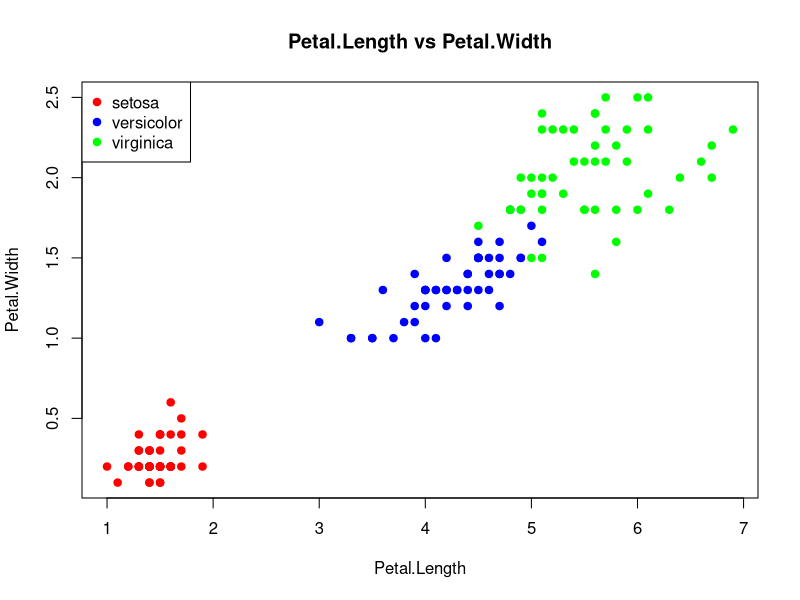
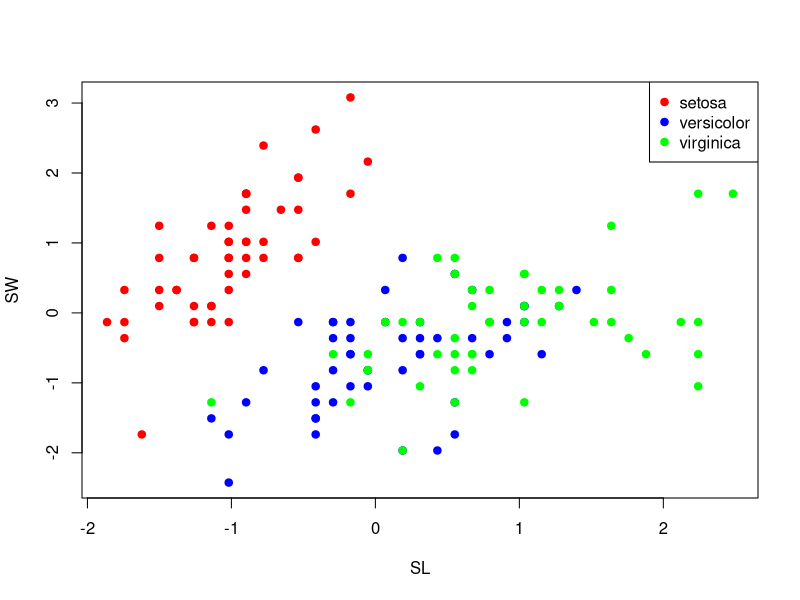
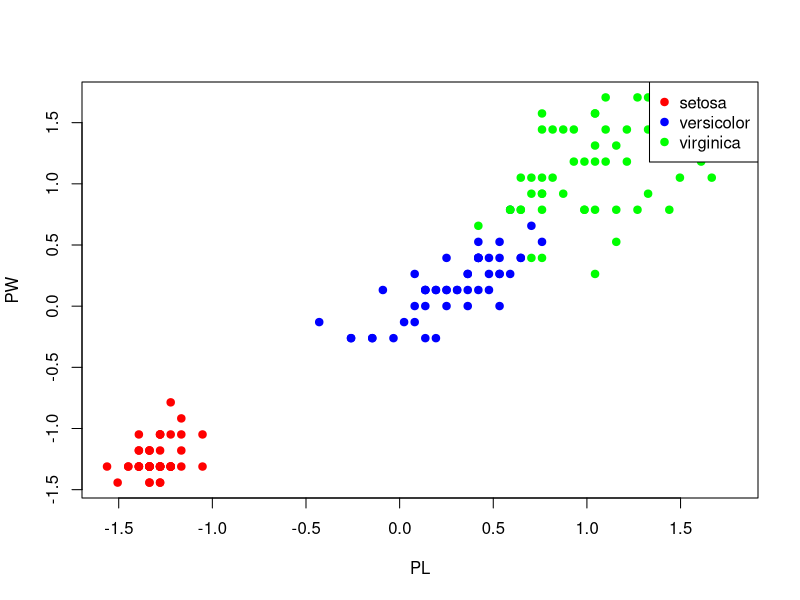
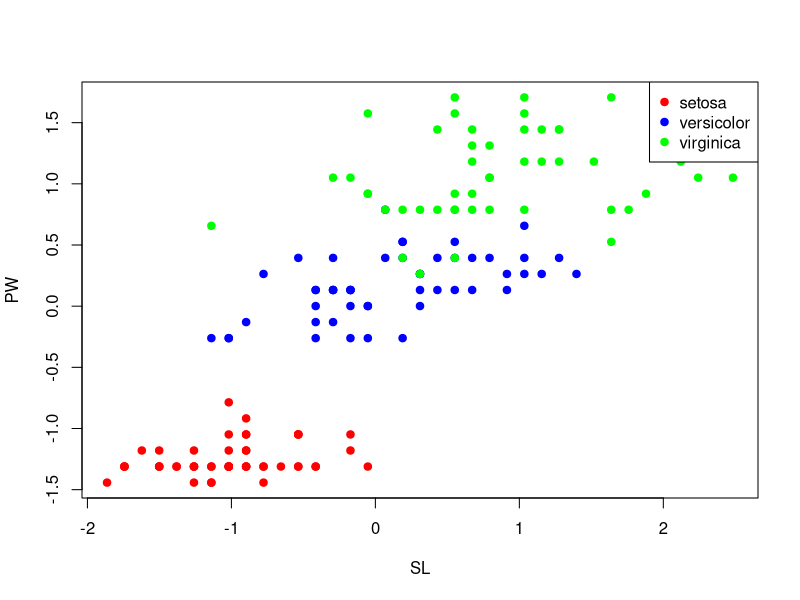
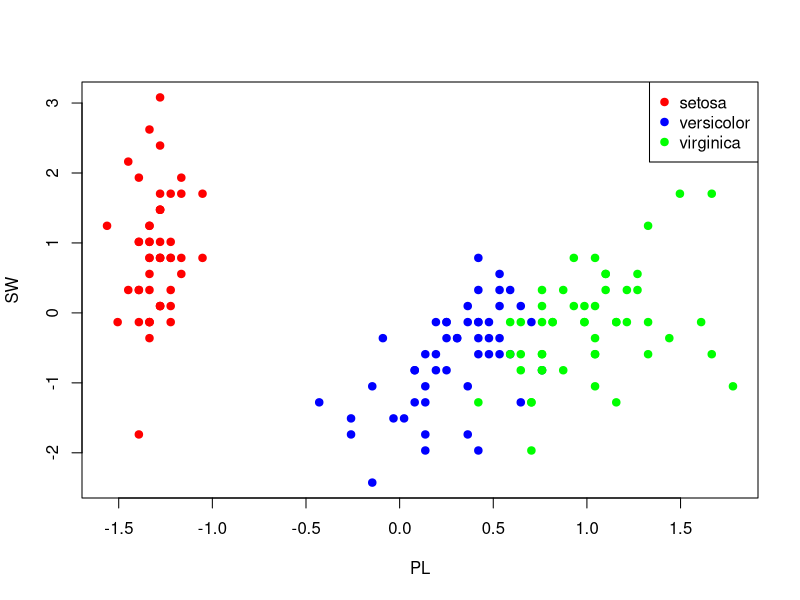
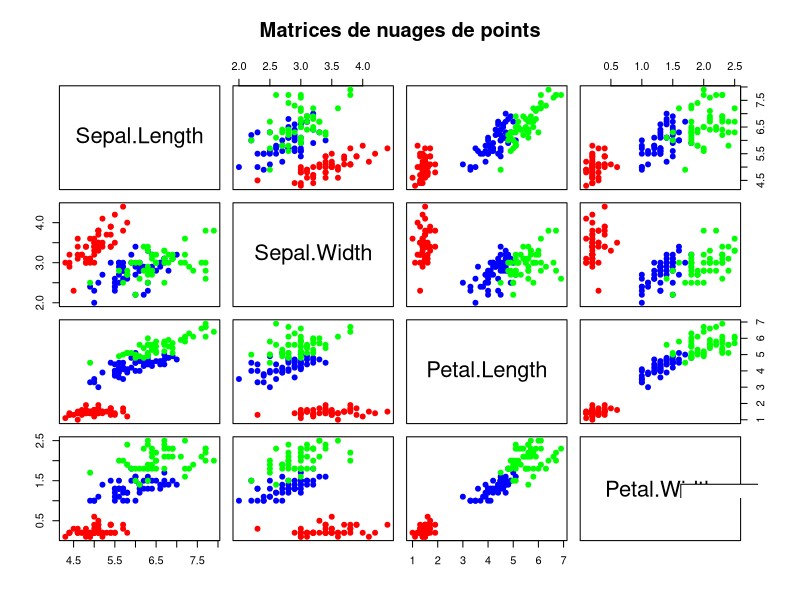
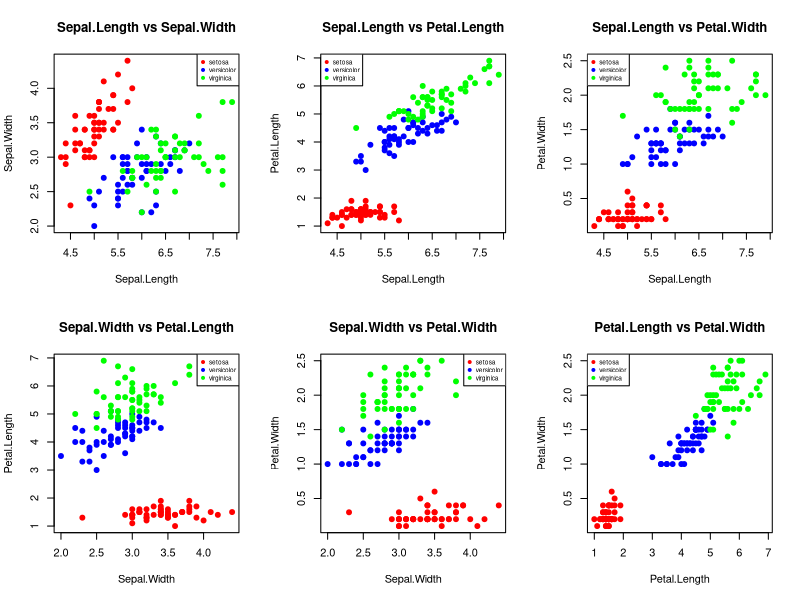

Recreate these plots in R, in order.
data(iris)

# 1. Quelle est la nature de iris ? (matrix, vector, data.frame....)
cat("Iris est une matrice ?", is.matrix(iris), "\n")
cat("Iris est un vecteur ?", is.vector(iris), "\n")
cat("Iris est une data frame ?", is.data.frame(iris), "\n")

# 2. Les données. Combien d'individus ? de variables ? Pour chacune des variables donner
# leur nature (quantitative, qualitative, ...).

# Nombre d'individus et de variables
cat("Nombre d'individus:", nrow(iris), "\n")
cat("Nombre de variables:", ncol(iris), "\n\n")

# Nature de chaque variable
cat("Nature de chaque variable:\n")
for (i in 1:ncol(iris)) {
  var_name <- names(iris)[i]
  var_type <- if (is.factor(iris[, i])) {
    "qualitative nominale"
  } else if (is.numeric(iris[, i])) {
    "quantitative continue"
  } else {
    "autre"
  }

  cat("- ", var_name, ": ", var_type, "\n", sep="")
}

# 3. Calculer pour chaque variable lorsque cela a un sens, la moyenne et la variance
# empirique. Même question en divisant la population selon le niveau de la variable
# Species.

# Calculer la moyenne et la variance pour chaque variable numérique
cat("Statistiques pour toutes les données:\n")
for (i in 1:4) {  # Les 4 premières variables sont numériques
  var_name <- names(iris)[i]
  var_mean <- mean(iris[, i])
  var_var <- var(iris[, i])

  cat("- ", var_name, ":\n", sep="")
  cat("  Moyenne: ", round(var_mean, 2), "\n", sep="")
  cat("  Variance: ", round(var_var, 2), "\n", sep="")
}

# Calculer la moyenne et la variance par niveau de Species
cat("\nStatistiques par espèce:\n")
species_levels <- levels(iris$Species)

for (species in species_levels) {
  cat("\nEspèce: ", species, "\n", sep="")

  # Filtrer les données pour l'espèce actuelle
  species_data <- iris[iris$Species == species, ]

  for (i in 1:4) {  # Les 4 premières variables sont numériques
    var_name <- names(iris)[i]
    var_mean <- mean(species_data[, i])
    var_var <- var(species_data[, i])

    cat("- ", var_name, ":\n", sep="")
    cat("  Moyenne: ", round(var_mean, 2), "\n", sep="")
    cat("  Variance: ", round(var_var, 2), "\n", sep="")
  }
}

# 4. On s'intéresse au 4 premières variables. Standardiser les données (retirer la moyenne
# et diviser par l'écart-type).

# Standardisation des variables
SL <- (iris$Sepal.Length-mean(iris$Sepal.Length))/sd(iris$Sepal.Length)
SW <- (iris$Sepal.Width-mean(iris$Sepal.Width))/sd(iris$Sepal.Width)
PL <- (iris$Petal.Length-mean(iris$Petal.Length))/sd(iris$Petal.Length)
PW <- (iris$Petal.Width-mean(iris$Petal.Width))/sd(iris$Petal.Width)

# Afficher un résumé des données standardisées
cat("Résumé des données standardisées:\n")
iris_standardized <- data.frame(Sepal.Length=SL, Sepal.Width=SW, Petal.Length=PL, Petal.Width=PW)
print(summary(iris_standardized))

# Vérifier que la moyenne est proche de 0 et l'écart-type est proche de 1
cat("\nVérification des moyennes (doivent être proches de 0):\n")
for (i in 1:4) {
  var_name <- names(iris_standardized)[i]
  var_mean <- mean(iris_standardized[, i])
  cat("- ", var_name, ": ", round(var_mean, 4), "\n", sep="")
}

cat("\nVérification des écarts-types (doivent être proches de 1):\n")
for (i in 1:4) {
  var_name <- names(iris_standardized)[i]
  var_sd <- sd(iris_standardized[, i])
  cat("- ", var_name, ": ", round(var_sd, 4), "\n", sep="")
}

# 5. Tracer le graphique variable Petal.Length versus Petal.Width en utilisant des couleurs
# différentes selon le niveau de la variable Species. Essayer tous les "croisements"
# possibles et commentez ces graphiques.

# Définir une palette de couleurs distincte
iris_colors <- c("red", "blue", "green")

# 1. Graphique Petal.Length vs Petal.Width
plot(iris$Petal.Length, iris$Petal.Width,
     main="Petal.Length vs Petal.Width",
     xlab="Petal.Length",
     ylab="Petal.Width",
     pch=19,
     col=iris_colors[as.numeric(iris$Species)])

# Ajouter une légende
legend("topleft",
       legend=levels(iris$Species),
       col=iris_colors,
       pch=19)

plot(SL,SW,col=iris_colors[as.numeric(iris$Species)], pch=19)
legend(
    "topright",
    legend=levels(iris$Species),
    col=iris_colors,
    pch=19
)

plot(PL,PW,col=iris_colors[as.numeric(iris$Species)], pch=19)
legend(
  "topright",
  legend=levels(iris$Species),
  col=iris_colors,
  pch=19
)

plot(SL,PW,col=iris_colors[as.numeric(iris$Species)], pch=19)
legend(
  "topright",
  legend=levels(iris$Species),
  col=iris_colors,
  pch=19
)

plot(PL,SW,col=iris_colors[as.numeric(iris$Species)], pch=19)
legend(
  "topright",
  legend=levels(iris$Species),
  col=iris_colors,
  pch=19
)

# 2. Matrice de nuages de points pour toutes les combinaisons
pairs(iris[, 1:4],
      main="Matrices de nuages de points",
      pch=19,
      col=iris_colors[as.numeric(iris$Species)])

# Ajouter une légende
legend("bottomright",
       legend=levels(iris$Species),
       col=iris_colors,
       pch=19,
       cex=0.8)

# 3. Graphiques individuels pour chaque combinaison
par(mfrow=c(2, 3))

# Toutes les combinaisons de variables
plot(iris$Sepal.Length, iris$Sepal.Width, main="Sepal.Length vs Sepal.Width",
     xlab="Sepal.Length", ylab="Sepal.Width", pch=19,
     col=iris_colors[as.numeric(iris$Species)])
legend("topright", legend=levels(iris$Species), col=iris_colors, pch=19, cex=0.6)

plot(iris$Sepal.Length, iris$Petal.Length, main="Sepal.Length vs Petal.Length",
     xlab="Sepal.Length", ylab="Petal.Length", pch=19,
     col=iris_colors[as.numeric(iris$Species)])
legend("topleft", legend=levels(iris$Species), col=iris_colors, pch=19, cex=0.6)

plot(iris$Sepal.Length, iris$Petal.Width, main="Sepal.Length vs Petal.Width",
     xlab="Sepal.Length", ylab="Petal.Width", pch=19,
     col=iris_colors[as.numeric(iris$Species)])
legend("topleft", legend=levels(iris$Species), col=iris_colors, pch=19, cex=0.6)

plot(iris$Sepal.Width, iris$Petal.Length, main="Sepal.Width vs Petal.Length",
     xlab="Sepal.Width", ylab="Petal.Length", pch=19,
     col=iris_colors[as.numeric(iris$Species)])
legend("topright", legend=levels(iris$Species), col=iris_colors, pch=19, cex=0.6)

plot(iris$Sepal.Width, iris$Petal.Width, main="Sepal.Width vs Petal.Width",
     xlab="Sepal.Width", ylab="Petal.Width", pch=19,
     col=iris_colors[as.numeric(iris$Species)])
legend("topright", legend=levels(iris$Species), col=iris_colors, pch=19, cex=0.6)

plot(iris$Petal.Length, iris$Petal.Width, main="Petal.Length vs Petal.Width",
     xlab="Petal.Length", ylab="Petal.Width", pch=19,
     col=iris_colors[as.numeric(iris$Species)])
legend("topleft", legend=levels(iris$Species), col=iris_colors, pch=19, cex=0.6)

# Réinitialiser la mise en page
par(mfrow=c(1, 1))

# Commentaires sur les graphiques
cat("\nCommentaires sur les graphiques:\n")

cat("\nPetal.Length vs Petal.Width:\n")
cat("- Forte corrélation positive entre ces variables\n")
cat("- Setosa est clairement isolée avec des pétales plus petits\n")
cat("- Bonne séparation entre les trois espèces\n")

cat("\nSepal.Length vs Sepal.Width:\n")
cat("- Corrélation moins évidente\n")
cat("- Setosa a des sépales plus courts mais plus larges\n")
cat("- Chevauchement important entre Versicolor et Virginica\n")

cat("\nSepal.Length vs Petal.Length/Width:\n")
cat("- Bonne séparation des espèces\n")
cat("- Setosa bien isolée\n")
cat("- Corrélation positive au sein de chaque espèce\n")

cat("\nSepal.Width vs Petal.Length/Width:\n")
cat("- Tendance à une corrélation négative\n")
cat("- Setosa a des sépales larges mais des pétales courts\n")

cat("\nConclusion:\n")
cat("- Les variables liées aux pétales sont plus discriminantes\n")
cat("- Setosa est la plus facilement identifiable\n")
cat("- La combinaison Petal.Length/Petal.Width offre la meilleure séparation\n")